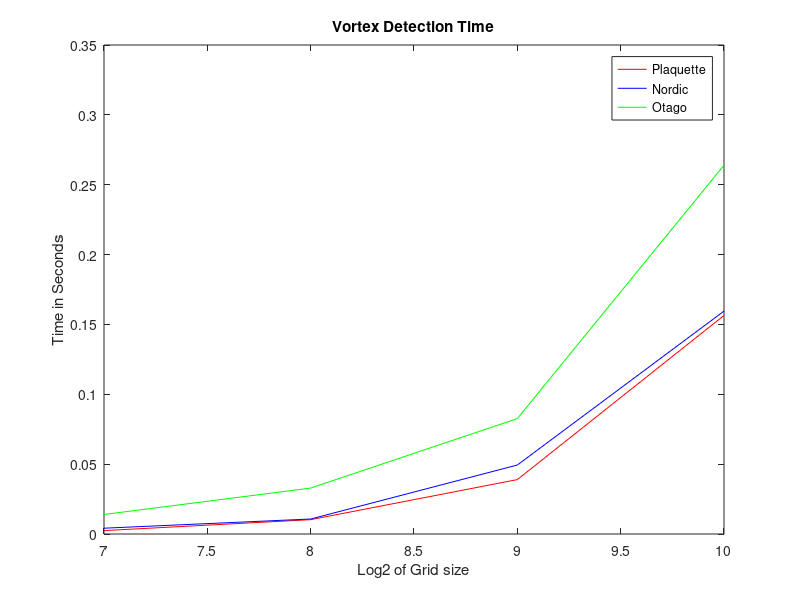

This figure's MATLAB source:
% Plot Times

Grid_128 = load('Data/Times_Grid_128');
Grid_256 = load('Data/Times_Grid_256');
Grid_512 = load('Data/Times_Grid_512');
Grid_1024 = load('Data/Times_Grid_1024');

xx = [128,256,512,1024];

y128 = Grid_128.Counting_Time;
y256 = Grid_256.Counting_Time;
y512 = Grid_512.Counting_Time;
y1024 = Grid_1024.Counting_Time;

Plaquette_time = [y128(1),y256(1),y512(1),y1024(1)];
Nordic_time = [y128(2),y256(2),y512(2),y1024(2)];
Otago_time = [y128(3),y256(3),y512(3),y1024(3)];

plot(log2(xx),Plaquette_time,'r',log2(xx),Nordic_time,'b', ...
    log2(xx),Otago_time,'g')
legend('Plaquette','Nordic','Otago')
title('Vortex Detection Time')
ylabel('Time in Seconds')
xlabel('Log2 of Grid size')